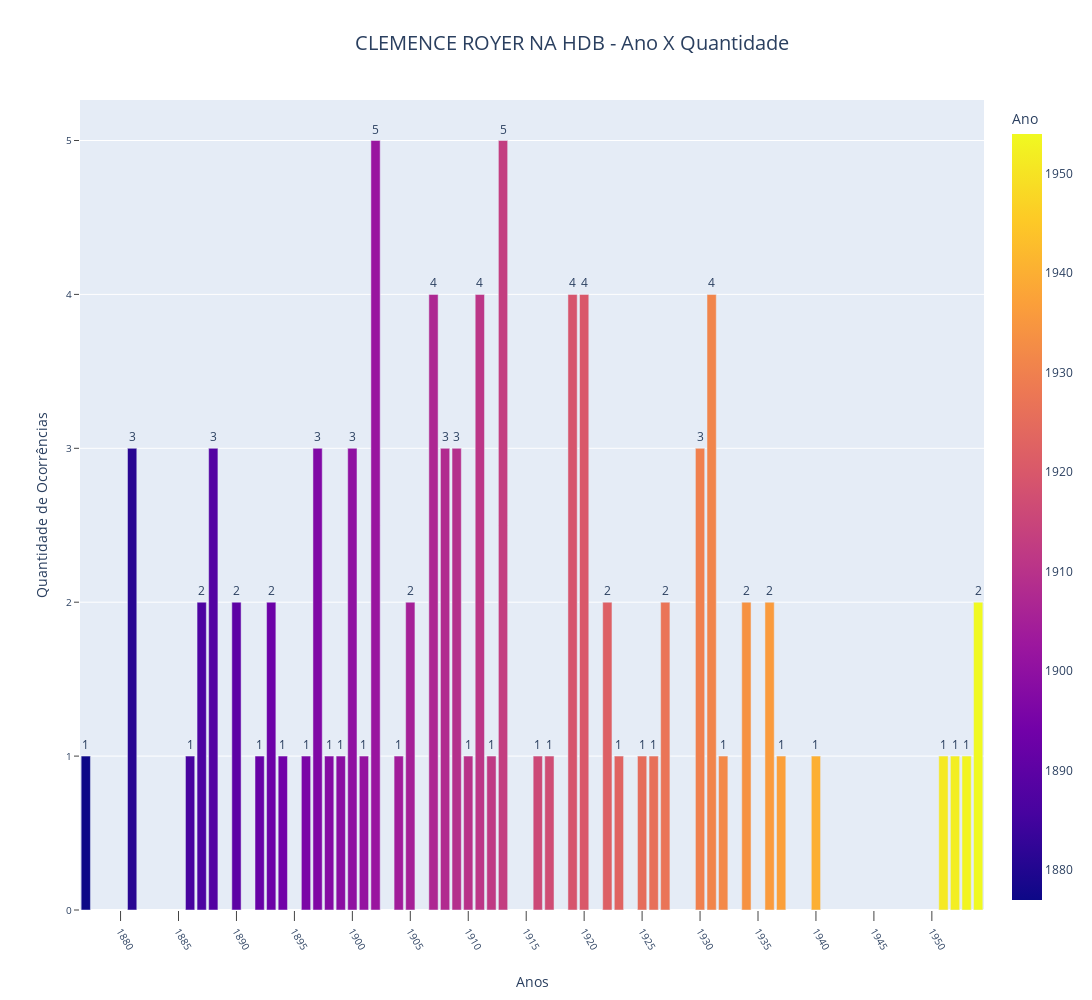

Notebook cell for this chart:
### Code cell
###############################################################################
# Graph 5: Gráfico de barra de Ocorrências por Ano
###############################################################################
# create a bar plot with plotly express using the count of the number of time each year was repeted as in df_years
fig = px.bar(df_years, x='Ano', y='Quantidade', color='Ano', height=1000, width=1200,
                    hover_data=[df_years['Ano'], df_years['Quantidade']],
                    title=f'{output_file} - Ano X Quantidade',
                    )
fig.update_traces(textposition='outside', texttemplate='%{y:.1s}')
# config the layout
fig.update_layout(
    autosize=True,
    hovermode="closest",
    legend=dict(orientation="v"),
    showlegend=False,
    xaxis=dict(title="Anos"),
    yaxis=dict(title="Quantidade de Ocorrências"),
    title_font_size=20,
    title_pad=dict(l=300, r=0, t=0, b=0),
)
fig.update_xaxes(
        tickangle = 60,
        title_standoff = 25,
        nticks=20, tickfont_size=10, 
        ticks="outside", tickwidth=1,
        ticklen=10,
        )
fig.update_yaxes(
        tickfont_size=10,
        ticks="outside", tickwidth=1,
        ticklen=5,
        )
fig.show()
#save the figure as a html and png file
fig.write_html(f'{output_file}_bar_anos.html')
fig.write_image(f'{output_file}_bar_anos.png')

### Figure 1 — Plotly figure (JSON) as saved in the notebook; plotly's stock layout.template omitted (floating-point values rounded to 4 significant figures)
{"data": [{"alignmentgroup": "True", "hovertemplate": "Ano=%{marker.color}<br>Quantidade=%{y}<extra></extra>", "legendgroup": "", "marker": {"color": [1877, 1881, 1886, 1887, 1888, 1890, 1892, 1893, 1894, 1896, 1897, 1898, 1899, 1900, 1901, 1902, 1904, 1905, 1907, 1908, 1909, 1910, 1911, 1912, 1913, 1916, 1917, 1919, 1920, 1922, 1923, 1925, 1926, 1927, 1930, 1931, 1932, 1934, 1936, 1937, 1940, 1951, 1952, 1953, 1954], "coloraxis": "coloraxis", "pattern": {"shape": ""}}, "name": "", "offsetgroup": "", "orientation": "v", "showlegend": false, "textposition": "outside", "texttemplate": "%{y:.1s}", "type": "bar", "x": [1877, 1881, 1886, 1887, 1888, 1890, 1892, 1893, 1894, 1896, 1897, 1898, 1899, 1900, 1901, 1902, 1904, 1905, 1907, 1908, 1909, 1910, 1911, 1912, 1913, 1916, 1917, 1919, 1920, 1922, 1923, 1925, 1926, 1927, 1930, 1931, 1932, 1934, 1936, 1937, 1940, 1951, 1952, 1953, 1954], "xaxis": "x", "y": [1, 3, 1, 2, 3, 2, 1, 2, 1, 1, 3, 1, 1, 3, 1, 5, 1, 2, 4, 3, 3, 1, 4, 1, 5, 1, 1, 4, 4, 2, 1, 1, 1, 2, 3, 4, 1, 2, 2, 1, 1, 1, 1, 1, 2], "yaxis": "y"}], "layout": {"autosize": true, "barmode": "relative", "coloraxis": {"colorbar": {"title": {"text": "Ano"}}, "colorscale": [[0, "#0d0887"], [0.1111, "#46039f"], [0.2222, "#7201a8"], [0.3333, "#9c179e"], [0.4444, "#bd3786"], [0.5556, "#d8576b"], [0.6667, "#ed7953"], [0.7778, "#fb9f3a"], [0.8889, "#fdca26"], [1, "#f0f921"]]}, "height": 1000, "hovermode": "closest", "legend": {"orientation": "v", "tracegroupgap": 0}, "showlegend": false, "title": {"font": {"size": 20}, "pad": {"b": 0, "l": 300, "r": 0, "t": 0}, "text": "CLEMENCE ROYER NA HDB - Ano X Quantidade"}, "width": 1200, "xaxis": {"anchor": "y", "domain": [0, 1], "nticks": 20, "tickangle": 60, "tickfont": {"size": 10}, "ticklen": 10, "ticks": "outside", "tickwidth": 1, "title": {"standoff": 25, "text": "Anos"}}, "yaxis": {"anchor": "x", "domain": [0, 1], "tickfont": {"size": 10}, "ticklen": 5, "ticks": "outside", "tickwidth": 1, "title": {"text": "Quantidade de Ocorrências"}}}}
